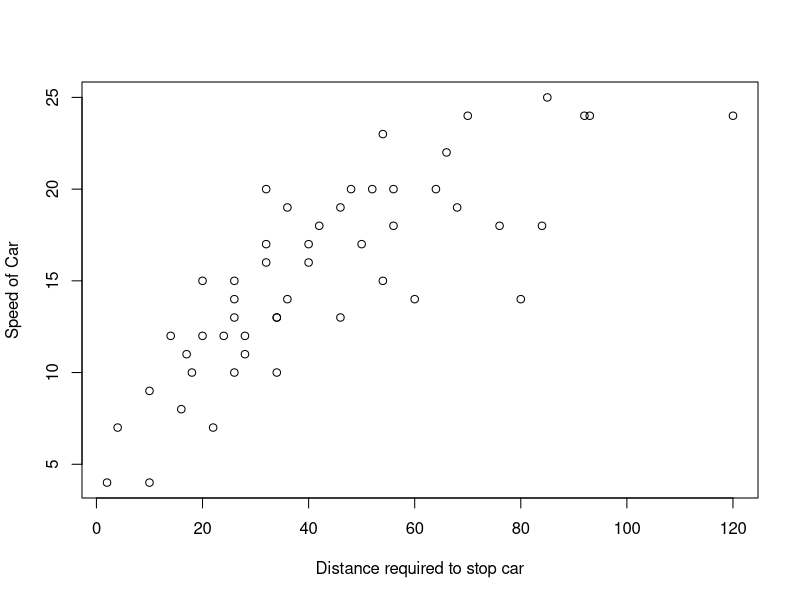

The R script that drew this image:
## ---- chunk 1
#| echo: false
#| #rendering file so no R code is shown
#| #Taking the cars dataset available in r, a dataframe with 50 observations on 2 variables: speed measured in miles per hour, and stopping distance required in feet
#| #dataset shown:
datasets::cars
#| #Showing mean speed and stopping distance:
#| #Mean speed:
mean(datasets::cars$speed)
#| #Mean stopping distance:
mean(datasets::cars$dist)
#| #Below is a simple scatter plot showing stopping distance required on the x axis vs speed of car on y axis
plot(datasets::cars$dist, datasets::cars$speed, type = "p", xlab = "Distance required to stop car", ylab = "Speed of Car")
